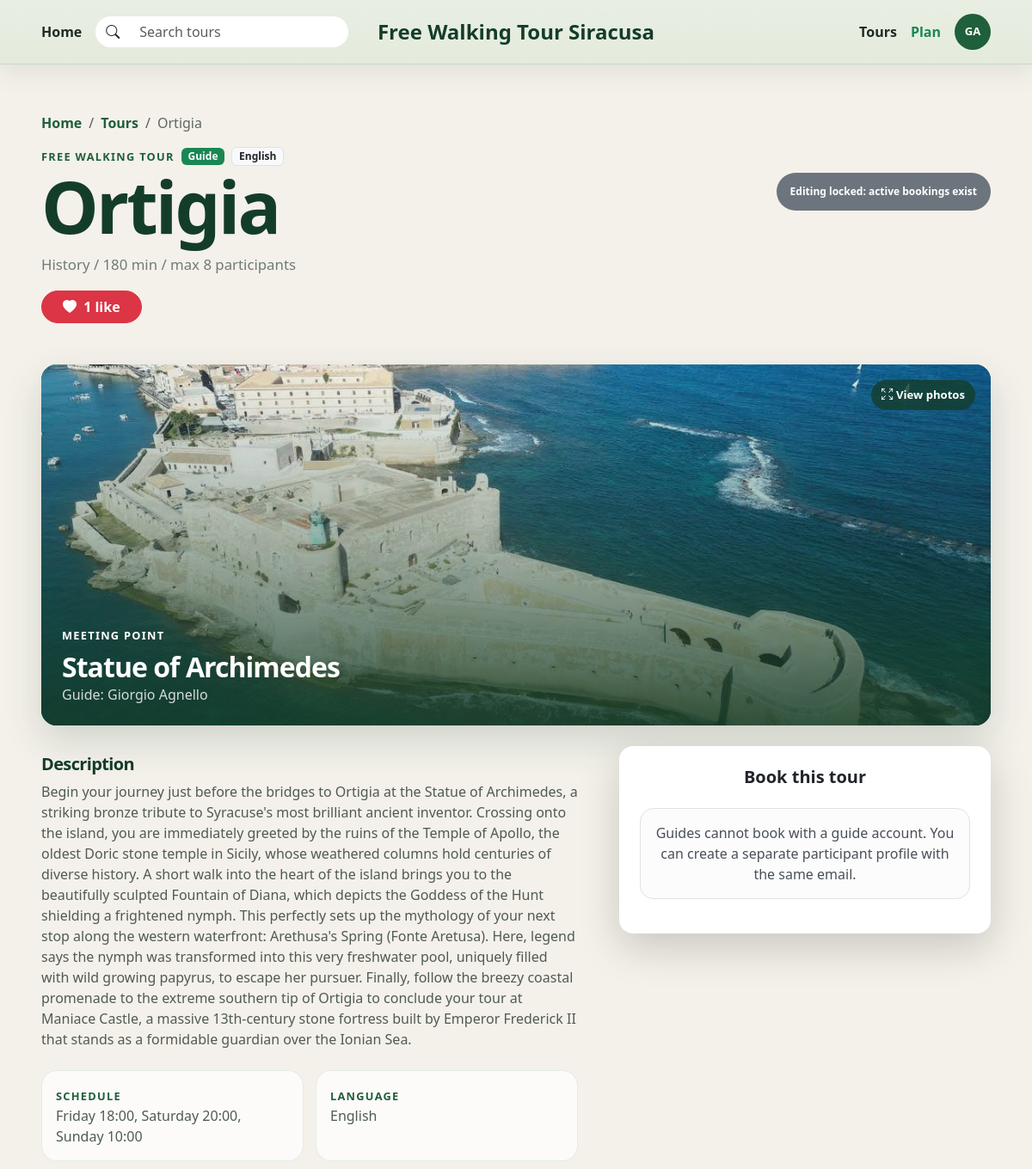
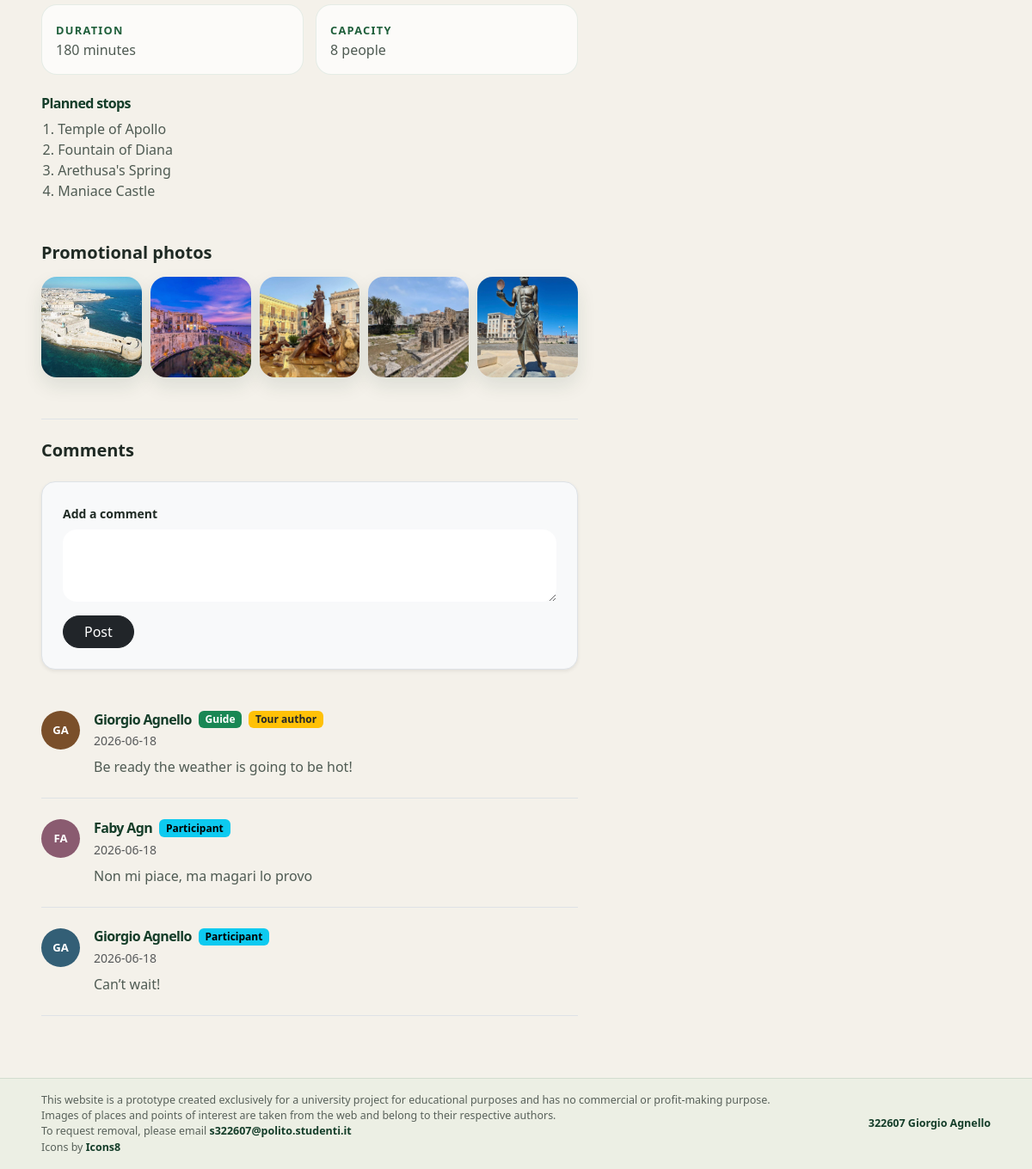
/tour/1 (signed in), run on the app's committed database (2 pictures, top to bottom).
### tables this page shows
CREATE TABLE users (
    id INTEGER PRIMARY KEY AUTOINCREMENT,
    first_name TEXT NOT NULL,
    last_name TEXT NOT NULL,
    email TEXT NOT NULL,
    password TEXT NOT NULL,
    role TEXT NOT NULL CHECK (role IN ('guide', 'participant')),
    languages TEXT,
    created_at TEXT NOT NULL DEFAULT CURRENT_TIMESTAMP,
    UNIQUE (email, role)
);

CREATE TABLE tours (
    id INTEGER PRIMARY KEY AUTOINCREMENT,
    guide_id INTEGER NOT NULL,
    title TEXT NOT NULL,
    theme TEXT NOT NULL,
    meeting_point TEXT NOT NULL,
    duration_mins INTEGER NOT NULL CHECK (duration_mins > 0),
    language TEXT NOT NULL,
    max_participants INTEGER NOT NULL CHECK (max_participants > 0),
    description TEXT NOT NULL,
    created_at TEXT NOT NULL DEFAULT CURRENT_TIMESTAMP,
    FOREIGN KEY (guide_id) REFERENCES users (id) ON DELETE CASCADE
);

CREATE TABLE tour_photos (
    id INTEGER PRIMARY KEY AUTOINCREMENT,
    tour_id INTEGER NOT NULL,
    path TEXT NOT NULL,
    position INTEGER NOT NULL,
    FOREIGN KEY (tour_id) REFERENCES tours (id) ON DELETE CASCADE,
    UNIQUE (tour_id, position)
);

CREATE TABLE tour_stops (
    id INTEGER PRIMARY KEY AUTOINCREMENT,
    tour_id INTEGER NOT NULL,
    name TEXT NOT NULL,
    position INTEGER NOT NULL,
    FOREIGN KEY (tour_id) REFERENCES tours (id) ON DELETE CASCADE
);

CREATE TABLE comments (
    id INTEGER PRIMARY KEY AUTOINCREMENT,
    tour_id INTEGER NOT NULL,
    user_id INTEGER NOT NULL,
    publication_date TEXT NOT NULL,
    text TEXT NOT NULL,
    FOREIGN KEY (tour_id) REFERENCES tours (id) ON DELETE CASCADE,
    FOREIGN KEY (user_id) REFERENCES users (id) ON DELETE CASCADE
);

### app.py (the view)
@app.route("/tour/<int:id>")
def tour_detail(id):
    conn = get_db_connection()
    tour_row = get_tour_row(conn, id)
    if not tour_row:
        conn.close()
        abort(404)
    tour = enrich_tour(conn, tour_row)
    stops = get_stops(conn, id)
    photos = get_photos(conn, id)
    dates = upcoming_dates(conn, tour)
    comments = conn.execute(
        """
        SELECT comments.*, users.first_name, users.last_name, users.role
        FROM comments
        JOIN users ON users.id = comments.user_id
        WHERE comments.tour_id = ?
        ORDER BY comments.id DESC
        """,
        (id,),
    ).fetchall()
    conn.close()
    return render_template(
        "tour_detail.html",
        tour=tour,
        stops=stops,
        photos=photos,
        upcoming_dates=dates,
        comments=comments,
    )

### templates/tour_detail.html (shortened to what this page needs)
{% extends 'base.html' %}
{% block extra_css %}
<link href="{{ url_for('static', filename='assets/css/tour-detail.css') }}" rel="stylesheet">
{% endblock %}
{% block content %}
<main class="container-fluid px-3 px-lg-5 py-4 py-lg-5">
  <nav aria-label="breadcrumb">
    <ol class="breadcrumb">
      <li class="breadcrumb-item"><a href="{{ url_for('index') }}">Home</a></li>
      <li class="breadcrumb-item"><a href="{{ url_for('tours') }}">Tours</a></li>
      <li class="breadcrumb-item active" aria-current="page">{{ tour.title }}</li>
    </ol>
  </nav>
  <article>
    <header class="mb-4 mb-lg-5">
      <div class="d-flex flex-wrap align-items-center gap-2 mb-2">
        <span class="section-label">Free walking tour</span>
        <span class="badge text-bg-success">Guide</span>
        <span class="badge text-bg-light text-dark border">{{ tour.language }}</span>
      </div>
      <div class="d-flex flex-column flex-lg-row justify-content-between gap-3">
        <div>
          <h1 class="homepage-title mb-3">{{ tour.title }}</h1>
          <p class="homepage-text mb-0">
            {{ tour.theme }} / {{ tour.duration_mins }} min / max {{ tour.max_participants }} participants
          </p>
          <form class="like-form mt-3" action="{{ url_for('toggle_like', id=tour.id) }}" method="POST">
            <button class="btn {% if tour.is_liked %}btn-danger{% else %}btn-outline-danger{% endif %} rounded-pill px-4" type="submit">
              <i class="bi {% if tour.is_liked %}bi-heart-fill{% else %}bi-heart{% endif %} me-1"></i>
              {{ tour.like_count }} like
            </button>
          </form>
        </div>
        {% if current_user.is_authenticated and current_user.role == 'guide' and current_user.id|int == tour.guide_id %}
          <div class="tour-owner-actions">
            {% if tour.can_edit %}
              <a class="btn btn-outline-success rounded-pill px-4" href="{{ url_for('edit_tour', id=tour.id) }}">
                <i class="bi bi-pencil me-1"></i>Edit
              </a>
            {% else %}
              <span class="badge text-bg-secondary rounded-pill p-3">Editing locked: active bookings exist</span>
            {% endif %}
          </div>
        {% endif %}
      </div>
    </header>
    <section class="tour-hero mb-4">
      {% if photos %}
        <button class="tour-hero-image photo-viewer-trigger" type="button" data-bs-toggle="modal" data-bs-target="#photoModal" data-photo-index="0" aria-label="Open photo gallery for {{ tour.title }}">
          <img src="{{ tour.primary_photo }}" alt="{{ tour.title }}">
        </button>
        <span class="photo-zoom-hint">View photos</span>
      {% else %}
        <img src="{{ tour.primary_photo }}" alt="{{ tour.title }}">
      {% endif %}
      <div class="tour-hero-overlay">
        <p class="section-label mb-2">Meeting point</p>
        <h2>{{ tour.meeting_point }}</h2>
        <p class="mb-0">Guide: {{ tour.guide_first_name }} {{ tour.guide_last_name }}</p>
      </div>
    </section>
    <div class="row g-5">
      <div class="col-lg-7">
        <section class="tour-content mb-5">
          <h2 class="h5 fw-bold">Description</h2>
          <p class="pre-wrap">{{ tour.description }}</p>
          <div class="info-grid my-4">
            <div>
              <span class="section-label">Schedule</span>
              <p class="mb-0">{{ tour.schedule_label }}</p>
            </div>
            <div>
              <span class="section-label">Language</span>
              <p class="mb-0">{{ tour.language }}</p>
            </div>
            <div>
              <span class="section-label">Duration</span>
              <p class="mb-0">{{ tour.duration_mins }} minutes</p>
            </div>
            <div>
              <span class="section-label">Capacity</span>
              <p class="mb-0">{{ tour.max_participants }} people</p>
            </div>
          </div>
          <h3 class="h6 mt-4 fw-bold">Planned stops</h3>
          <ol class="stops-list">
            {% for stop in stops %}
              <li>{{ stop.name }}</li>
            {% endfor %}
          </ol>
        </section>
        <section class="gallery-section mb-5" aria-labelledby="gallery-title">
          <h2 id="gallery-title" class="h5 fw-bold mb-3">Promotional photos</h2>
          <div class="tour-gallery">
            {% for photo in photos %}
              <button class="gallery-photo-button photo-viewer-trigger" type="button" data-bs-toggle="modal" data-bs-target="#photoModal" data-photo-index="{{ loop.index0 }}" aria-label="Open photo {{ loop.index }} of {{ tour.title }}">
                <img src="{{ photo.path }}" alt="Photo {{ loop.index }} of {{ tour.title }}">
              </button>
            {% endfor %}
          </div>
        </section>
        <section class="comments pt-4 border-top">
          <h2 class="h5 fw-bold mb-4">Comments</h2>
          {% if current_user.is_authenticated %}
            <form class="comment-form mb-5 p-4 bg-light rounded-4 border shadow-sm" action="{{ url_for('add_comment', id=tour.id) }}" method="POST">
              <label class="form-label small fw-bold" for="commentText">Add a comment</label>
              <textarea id="commentText" name="text" class="form-control rounded-4 border-0" rows="3" minlength="2" maxlength="600" required></textarea>
              <button type="submit" class="btn btn-dark rounded-pill px-4 mt-3">Post</button>
            </form>
          {% else %}
            <div class="alert alert-light border rounded-4 mb-5 text-center">
              Please
              <a href="{{ url_for('login', next=request.path) }}" class="fw-bold text-dark">sign in</a>
              to comment.
            </div>
          {% endif %}
          {% for comment in comments %}
            <article class="comment-item mb-4 pb-4 border-bottom d-flex gap-3">
              <div class="comment-avatar avatar-tone-{{ comment.user_id % 5 }} rounded-circle" aria-hidden="true">
                {{ comment.first_name[:1] }}{{ comment.last_name[:1] }}
              </div>
              <div>
                <div class="d-flex flex-wrap align-items-center gap-2 mb-1">
                  <h3 class="h6 fw-bold mb-0">{{ comment.first_name }} {{ comment.last_name }}</h3>
                  {% if comment.role == 'guide' %}
                    <span class="badge text-bg-success">Guide</span>
                  {% else %}
                    <span class="badge text-bg-info">Participant</span>
                  {% endif %}
                  {% if comment.user_id == tour.guide_id %}
                    <span class="badge text-bg-warning text-dark">Tour author</span>
                  {% endif %}
                </div>
                <p class="small text-muted mb-2">{{ comment.publication_date }}</p>
                <p class="mb-0">{{ comment.text }}</p>
              </div>
            </article>
          {% else %}
            <p class="small text-muted">There are no comments yet.</p>
          {% endfor %}
        </section>
      </div>
      <aside class="col-lg-5">
        <section class="booking-card card border-0 shadow-lg rounded-4 bg-white p-4">
          <h2 class="h5 fw-bold mb-4 text-center">Book this tour</h2>
          {% if not current_user.is_authenticated %}
            <div class="alert alert-light border rounded-4 text-center">
              Sign in as a participant to book an available date.
              <div class="d-grid gap-2 mt-3">
                <a href="{{ url_for('login', next=request.path) }}" class="btn btn-dark rounded-pill">Sign in</a>
                <a href="{{ url_for('register') }}" class="btn btn-outline-dark rounded-pill">Register</a>
              </div>
            </div>
          {% elif current_user.role != 'participant' %}
            <div class="alert alert-light border rounded-4 text-center">
              Guides cannot book with a guide account. You can create a separate participant profile with the same email.
            </div>
          {% else %}
            <div class="alert alert-light border rounded-4 text-center">
              No bookable dates in the next 60 days.
            </div>
          {% endif %}
        </section>
      </aside>
    </div>
  </article>
</main>
{% endblock %}

### templates/base.html (shortened to what this page needs)
<!doctype html>
<html lang="en">
  <head>
    <link href="https://cdn.jsdelivr.net/npm/bootstrap@5.3.3/dist/css/bootstrap.min.css" rel="stylesheet">
    <link href="https://cdn.jsdelivr.net/npm/bootstrap-icons@1.11.3/font/bootstrap-icons.css" rel="stylesheet">
    <link href="{{ url_for('static', filename='assets/css/style.css') }}" rel="stylesheet">
    {% block extra_css %}{% endblock %}
  </head>
  <body>
    <header class="site-header sticky-top">
      <nav class="navbar navbar-expand-lg py-3">
        <div class="container-fluid px-3 px-lg-5">
          <div class="navbar-desktop d-none d-lg-grid align-items-center">
            <div class="nav-left d-flex align-items-center gap-3">
              <a class="nav-link" href="{{ url_for('index') }}">Home</a>
              <form class="search-box m-0" role="search" action="{{ url_for('tours') }}" method="get">
                <div class="input-group rounded-pill overflow-hidden">
                  <span class="input-group-text"><i class="bi bi-search"></i></span>
                  <input class="form-control" name="q" type="search" placeholder="Search tours" aria-label="Search tours">
                </div>
              </form>
            </div>
            <a class="site-brand m-0" href="{{ url_for('index') }}">Free Walking Tour Siracusa</a>
            <div class="nav-right d-flex align-items-center justify-content-end gap-3">
              <a class="nav-link" href="{{ url_for('tours') }}">Tours</a>
              {% if current_user.is_authenticated and current_user.role == 'guide' %}
                <a class="nav-link fw-bold text-success" href="{{ url_for('create_tour') }}">Plan</a>
              {% endif %}
              {% if current_user.is_authenticated %}
                <div class="dropdown user-dropdown">
                  <button class="user-initials" type="button" data-bs-toggle="dropdown" aria-expanded="false" aria-label="Profile">
                    {{ current_user.first_name[:1] }}{{ current_user.last_name[:1] }}
                  </button>
                </div>
              {% else %}
                <div class="auth-actions d-flex align-items-center gap-2">
                  <a class="btn btn-outline-success rounded-pill px-3" href="{{ url_for('login') }}">Sign in</a>
                  <a class="btn btn-dark rounded-pill px-3" href="{{ url_for('register') }}">Register</a>
                </div>
              {% endif %}
            </div>
          </div>
        </div>
      </nav>
    </header>
    {% block content %}{% endblock %}
    <footer class="site-footer">
      <div class="container-fluid px-3 px-lg-5 py-3">
        <div class="footer-content">
          <div class="footer-disclaimer">
            <p class="mb-0">This website is a prototype created exclusively for a university project for educational purposes and has no commercial or profit-making purpose.</p>
            <p class="mb-0">Images of places and points of interest are taken from the web and belong to their respective authors.</p>
            <p class="mb-0">To request removal, please email <a href="mailto:s322607@polito.studenti.it" target="_blank" rel="noopener noreferrer">s322607@polito.studenti.it</a></p>
            <p class="mb-0">Icons by <a href="https://icons8.com/" target="_blank" rel="noopener noreferrer">Icons8</a></p>
          </div>
          <p class="footer-owner mb-0"><a href="https://www.linkedin.com/in/giorgioagnello/" target="_blank" rel="noopener noreferrer">322607 Giorgio Agnello</a></p>
        </div>
      </div>
    </footer>
  </body>
</html>

### data on the page
users: first_name "G", last_name "A"
tours: title "Ortigia", language "English", theme "History", description "Begin your journey just before the bridges to Ortigia at the Statue of Archimedes, a striking bronze tribute to Syracuse's most brilliant ancient inventor. Crossing onto the island, you are immediately greeted by the ruins of the Temple of Apollo, the oldest Doric stone temple in Sicily, whose weathered columns hold centuries of diverse history. A short walk into the heart of the island brings you to the beautifully sculpted Fountain of Diana, which depicts the Goddess of the Hunt shielding a frightened nymph. This perfectly sets up the mythology of your next stop along the western waterfront: Arethusa's Spring (Fonte Aretusa). Here, legend says the nymph was transformed into this very…"
tour_photos: primary_photo (picture), path (picture)
tour_stops: name "Temple of Apollo"
tour_stops: name "Fountain of Diana"
tour_stops: name "Arethusa's Spring"
tour_stops: name "Maniace Castle"
tour_photos: path (picture)
tour_photos: path (picture)
tour_photos: path (picture)
tour_photos: path (picture)
comments: first_name "G", last_name "A", first_name "Giorgio", last_name "Agnello", shows "Guide", shows "Tour author", publication_date "2026-06-18", text "Be ready the weather is going to be hot!"
comments: first_name "F", last_name "A", first_name "Faby", last_name "Agn", shows "Participant", publication_date "2026-06-18", text "Non mi piace, ma magari lo provo"
comments: first_name "G", last_name "A", first_name "Giorgio", last_name "Agnello", shows "Participant", publication_date "2026-06-18", text "Can’t wait!"

### other printed values
{{ tour.duration_mins }} "180"
{{ tour.max_participants }} "8"
{{ tour.like_count }} "1"
{{ tour.schedule_label }} "Friday 18:00, Saturday 20:00, Sunday 10:00"
